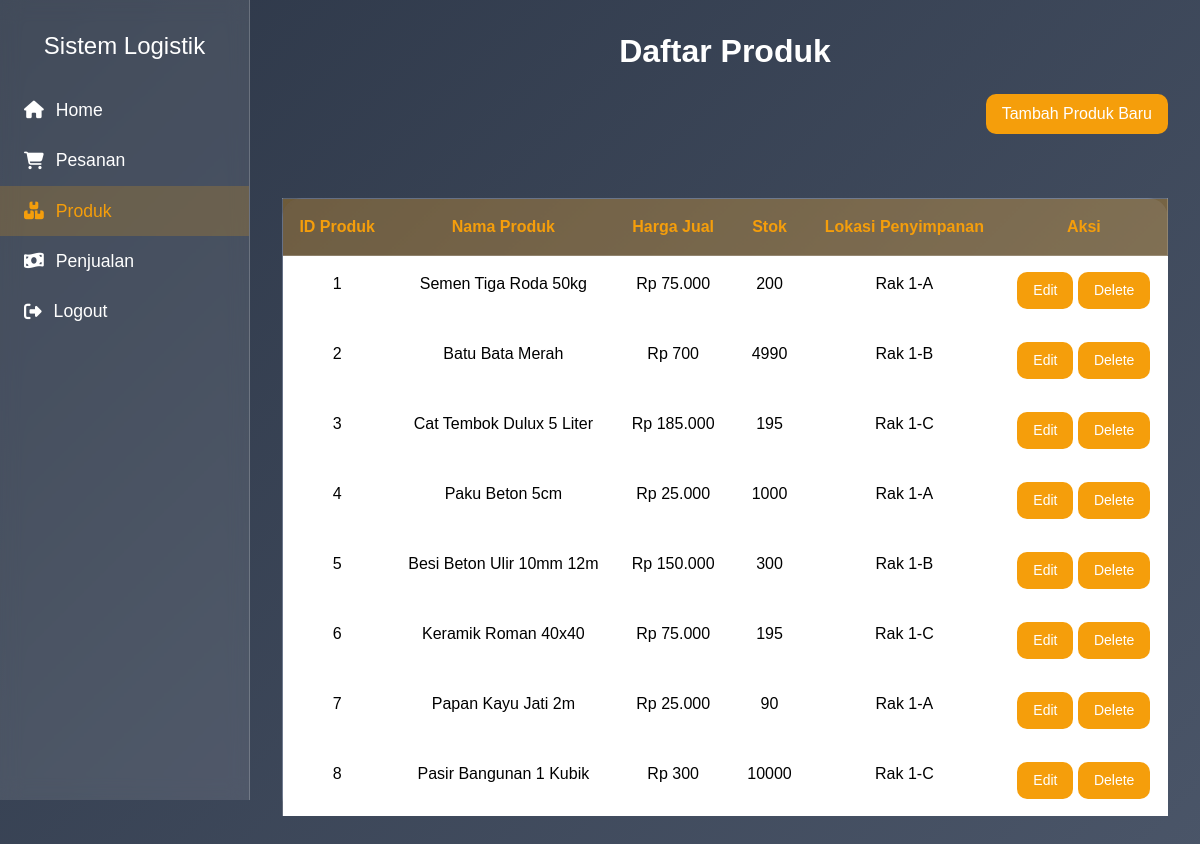
/produk.php (signed in), run on the app's committed database.
### tables this page shows
CREATE TABLE `produk` (
  `idproduk` int(11) NOT NULL,
  `idgudang` int(11) NOT NULL,
  `namaproduk` text NOT NULL,
  `hargajual` int(11) NOT NULL,
  `stok` text NOT NULL
);

CREATE TABLE `gudang` (
  `idgudang` int(11) NOT NULL,
  `namagudang` text NOT NULL
);

### produk.php (the view, shortened to what this page needs)
<?php
require_once 'config.php';
$products = [];
try {
    $stmt = $conn->query("SELECT p.idproduk, p.namaproduk, p.hargajual, p.stok, g.namagudang
    FROM produk p
    JOIN gudang g ON p.idgudang = g.idgudang
    ORDER BY p.idproduk ASC");
    $products = $stmt->fetchAll(PDO::FETCH_ASSOC);
} catch (PDOException $e) {
    error_log("Error fetching products: " . $e->getMessage());
}
?>
<!DOCTYPE html>
<html lang="id">
<head>
    <link href="https://cdn.jsdelivr.net/npm/bootstrap@5.3.3/dist/css/bootstrap.min.css" rel="stylesheet">
    <link rel="stylesheet" href="https://cdnjs.cloudflare.com/ajax/libs/font-awesome/6.5.1/css/all.min.css" />
</head>
<body>
    <div class="sidebar d-flex flex-column">
        <h4 class="text-white text-center mb-4">Sistem Logistik</h4>
        <ul class="nav flex-column">
            <li class="nav-item">
                <a class="nav-link" href="dashboardadmin.php"><i class="fas fa-home"></i><span>Home</span></a>
            </li>
            <li class="nav-item">
                <a class="nav-link " href="pesanan.php"><i class="fas fa-shopping-cart"></i><span>Pesanan</span></a>
            </li>
            <li class="nav-item">
                <a class="nav-link active" href="produk.php"><i class="fas fa-boxes"></i><span>Produk</span></a>
            </li>
            <li class="nav-item">
                <a class="nav-link" href="penjualan.php"><i class="fas fa-money-bill-wave"></i><span>Penjualan</span></a>
            </li>
            <li class="nav-item mt-auto">
                <a class="nav-link" href="logout.php"><i class="fas fa-sign-out-alt"></i><span>Logout</span></a>
            </li>
        </ul>
    </div>
    <div class="content">
        <div class="dashboard-container">
            <h2 class="header-title text-center mb-4 fw-bold">Daftar Produk</h2>
            <div class="d-flex justify-content-end mb-3">
                <a href="tambah_produk.php" class="btn btn-custom mb-5">Tambah Produk Baru</a>
            </div>
            <div class="table-responsive">
                <table class="table table-custom">
                    <thead>
                        <tr>
                            <th>ID Produk</th>
                            <th>Nama Produk</th>
                            <th>Harga Jual</th>
                            <th>Stok</th>
                            <th>Lokasi Penyimpanan</th>
                            <th>Aksi</th>
                        </tr>
                    </thead>
                    <tbody>
                        <?php if (count($products) > 0): $i = 1 ?>
                            <?php foreach ($products as $product): ?>
                                <tr>
                                    <td><?php echo $i++ ;?></td>
                                    <td><?php echo htmlspecialchars($product['namaproduk']); ?></td>
                                    <td>Rp <?php echo number_format($product['hargajual'], 0, ',', '.'); ?></td>
                                    <td><?php echo htmlspecialchars($product['stok']); ?></td>
                                    <td><?php echo htmlspecialchars($product['namagudang']); ?></td>
                                    <td>
                                        <a href="edit_produk.php?id=<?php echo $product['idproduk']; ?>" class="btn btn-sm btn-custom">Edit</a>
                                        <a href="hapus_produk.php?id=<?php echo $product['idproduk']; ?>" class="btn btn-sm btn-custom" onclick="return confirm('Apakah Anda yakin ingin menghapus produk ini?');">Delete</a>
                                    </td>
                                </tr>
                            <?php endforeach; ?>
                        <?php else: ?>
                            <tr>
                                <td colspan="5" class="text-center text-white">Tidak ada data produk.</td>
                            </tr>
                        <?php endif; ?>
                    </tbody>
                </table>
            </div>
        </div>
    </div>
</body>
</html>

### produk.php (style rules this page uses)
body { background: linear-gradient(135deg, #2d3748, #4a5568); min-height: 100vh; font-family: 'Poppins', sans-serif; overflow-x: hidden; }
.sidebar { background: rgba(255, 255, 255, 0.1); backdrop-filter: blur(10px); border-right: 1px solid rgba(255, 255, 255, 0.2); height: 100vh; width: 250px; position: fixed; top: 0; left: 0; padding-top: 2rem; transition: width 0.3s ease; }
.sidebar .nav-link { color: #ffffff; padding: 0.75rem 1.5rem; font-size: 1.1rem; display: flex; align-items: center; transition: background 0.3s ease, color 0.3s ease; }
.sidebar .nav-link i { margin-right: 0.75rem; }
.sidebar .nav-link:hover, .sidebar .nav-link.active { background: rgba(245, 158, 11, 0.2); color: #f59e0b; }
.content { margin-left: 250px; padding: 2rem; }
.dashboard-container { max-width: 1200px; margin: 0 auto; }
.header-title { color: #ffffff; }
.table-custom { background: linear-gradient(135deg, #34415b, #5c6a82); backdrop-filter: blur(10px); border: 1px solid rgba(255, 255, 255, 0.2); border-radius: 20px; }
.table-custom th, .table-custom td { border-color: rgba(255, 255, 255, 0.2); padding: 1rem; text-align: center; }
.table-custom th { background: rgba(245, 158, 11, 0.3); color: #f59e0b; font-weight: 600; }
.btn-custom { background: #f59e0b; color: #ffffff; border: none; border-radius: 10px; padding: 0.5rem 1rem; transition: background 0.3s ease; }

### data on the page
produk: namaproduk "Semen Tiga Roda 50kg", hargajual "75.000", stok "200", idgudang.namagudang "Rak 1-A"
produk: namaproduk "Batu Bata Merah", hargajual "700", stok "4990", idgudang.namagudang "Rak 1-B"
produk: namaproduk "Cat Tembok Dulux 5 Liter", hargajual "185.000", stok "195", idgudang.namagudang "Rak 1-C"
produk: namaproduk "Paku Beton 5cm", hargajual "25.000", stok "1000", idgudang.namagudang "Rak 1-A"
produk: namaproduk "Besi Beton Ulir 10mm 12m", hargajual "150.000", stok "300", idgudang.namagudang "Rak 1-B"
produk: namaproduk "Keramik Roman 40x40", hargajual "75.000", stok "195", idgudang.namagudang "Rak 1-C"
produk: namaproduk "Papan Kayu Jati 2m", hargajual "25.000", stok "90", idgudang.namagudang "Rak 1-A"
produk: namaproduk "Pasir Bangunan 1 Kubik", hargajual "300", stok "10000", idgudang.namagudang "Rak 1-C"
